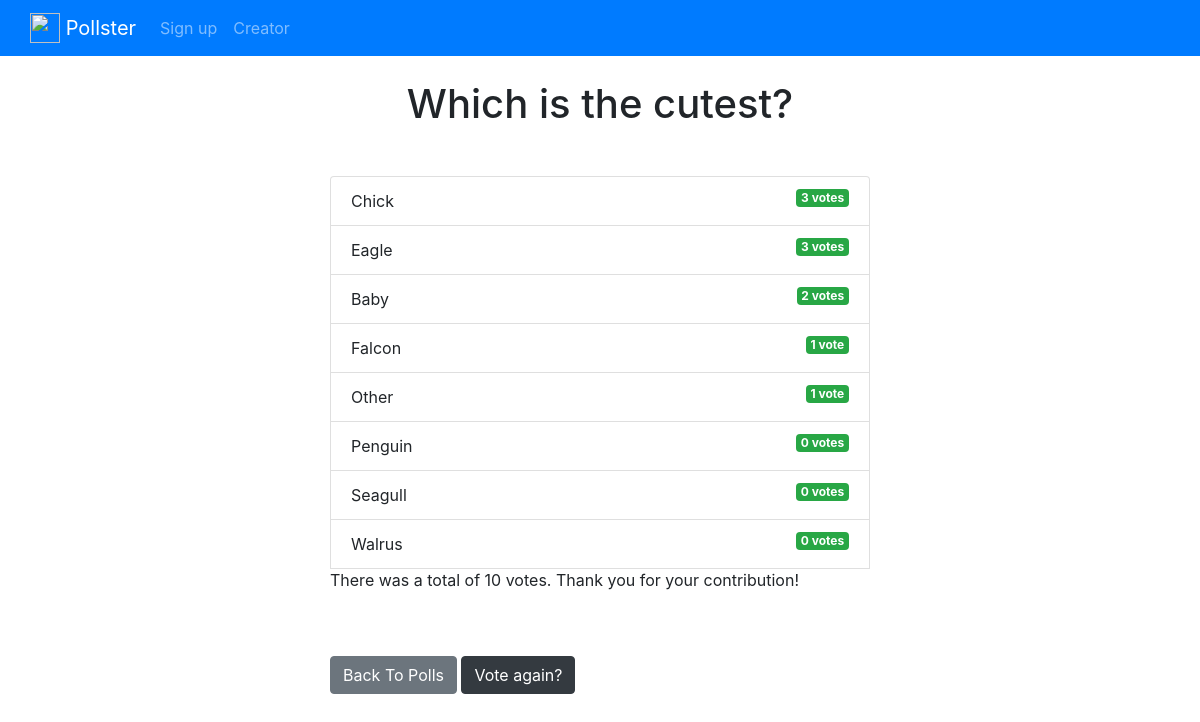
Page /polls/1/results/ on the committed database.
### polls/models.py (models this page shows, shortened)
class Question(models.Model):
    question_text = models.CharField(max_length=200)
    pub_date = models.DateTimeField("date published")

class Choice(models.Model):
    question = models.ForeignKey(Question, on_delete=models.CASCADE)
    choice_text = models.CharField(max_length=200)
    votes = models.IntegerField(default=0)

### polls/views.py (the view)
# urls.py: path('<int:question_id>/results/', views.results, name='results'),
def results(request, question_id):
  question = get_object_or_404(Question, pk=question_id)
  qlist = question.choice_set.order_by('-votes')
  total_votes = 0
  for choice in qlist:
      total_votes += choice.votes
  return render(request, 'polls/results.html', { 'question': question, 'choices': qlist, 'total': total_votes })

### templates/polls/results.html
{% extends 'base.html' %}
{% block content %}
<h1 class="mb-5 text-center">{{ question.question_text }}</h1>
<ul class="list-group mb-5">
	{% for choice in choices %}
	<li class="list-group-item">
		{{ choice.choice_text }}  <span class="badge badge-success float-right">{{ choice.votes }} vote{{ choice.votes | pluralize }}</span>
	</li>
	{% endfor %}
	<p>There was a total of {{ total }} vote{{ total | pluralize }}. Thank you for your contribution!</p>
</ul>
<a class="btn btn-secondary" href="{% url 'polls:index' %}">Back To Polls</a>
<a class="btn btn-dark" href="{% url 'polls:detail' question.id %}">Vote again?</a>
{% endblock %}

### templates/base.html (shortened to what this page needs)
<!DOCTYPE html>
<html>
    <head>
        <link rel="stylesheet" href="https://stackpath.bootstrapcdn.com/bootstrap/4.3.1/css/bootstrap.min.css">
    </head>
    <body>
        {% include 'partials/_navbar.html' %}
        <div class="container">
            <div class="row">
                <div class="col-md-6 m-auto">
                    {% block content %}{% endblock %}
                </div>
            </div>
        </div>
    </body>
</html>

### templates/partials/_navbar.html
<nav class="navbar navbar-expand navbar-dark bg-primary mb-4">
    <div class="container">
        <a class="navbar-brand" href="/">
            <img src="https://icon-library.net/images/poll-icon/poll-icon-11.jpg" width="30" height="30" class="d-inline-block align-top" alt="">
            Pollster
        </a>
        <ul class="navbar-nav mr-auto mt-2 mt-lg-0">
            <li class="nav-item">
                <a class="nav-link" href="{% url 'signup' %}">Sign up</a>
            </li>
            <li class="nav-item">
                <a class="nav-link" href="{% url 'creator' %}">Creator</a>
            </li>
        </ul>
    </div>
</nav>

### rows in the picture
Question: question_text "Which is the cutest?"
Choice: choice_text "Chick", votes "3", votes|pluralize "s"
Choice: choice_text "Eagle", votes "3", votes|pluralize "s"
Choice: choice_text "Baby", votes "2", votes|pluralize "s"
Choice: choice_text "Falcon", votes "1"
Choice: choice_text "Other", votes "1"
Choice: choice_text "Penguin", votes "0", votes|pluralize "s"
Choice: choice_text "Seagull", votes "0", votes|pluralize "s"
Choice: choice_text "Walrus", votes "0", votes|pluralize "s"

### other values in the picture
{{ total }} "10"
{{ total | pluralize }} "s"
